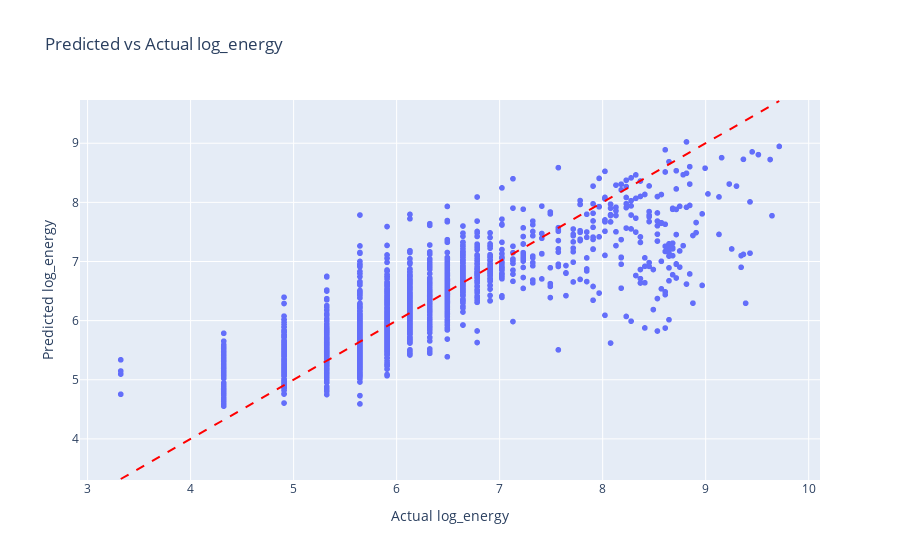

The code cell stored with this chart in its notebook:
### Code cell
import plotly.express as px

# get predictions on test set
preds = leader_model.predict(test_h2o).as_data_frame().values.flatten()
actuals = y_test.values

df_plot = pd.DataFrame({
    'Actual': actuals,
    'Predicted': preds
})

# scatter plot
fig = px.scatter(df_plot, x='Actual', y='Predicted', 
                 title='Predicted vs Actual log_energy',
                 labels={'Actual':'Actual log_energy', 'Predicted':'Predicted log_energy'})
fig.add_shape(
    type="line", line=dict(dash='dash', color="red"),
    x0=min(actuals), x1=max(actuals), y0=min(actuals), y1=max(actuals)
)
fig.show()

### Figure 1 — Plotly figure (JSON) as saved in the notebook; plotly's stock layout.template omitted (floating-point values rounded to 4 significant figures; data arrays with more than 128 entries replaced by an {"elided": "..."} marker saying what was removed)
{"data": [{"hovertemplate": "Actual log_energy=%{x}<br>Predicted log_energy=%{y}<extra></extra>", "legendgroup": "", "marker": {"color": "#636efa", "symbol": "circle"}, "mode": "markers", "name": "", "showlegend": false, "type": "scattergl", "x": {"elided": "2736 float values"}, "xaxis": "x", "y": {"elided": "2736 float values"}, "yaxis": "y"}], "layout": {"legend": {"tracegroupgap": 0}, "shapes": [{"line": {"color": "red", "dash": "dash"}, "type": "line", "x0": 3.322, "x1": 9.714, "y0": 3.322, "y1": 9.714}], "title": {"text": "Predicted vs Actual log_energy"}, "xaxis": {"anchor": "y", "domain": [0, 1], "title": {"text": "Actual log_energy"}}, "yaxis": {"anchor": "x", "domain": [0, 1], "title": {"text": "Predicted log_energy"}}}}
